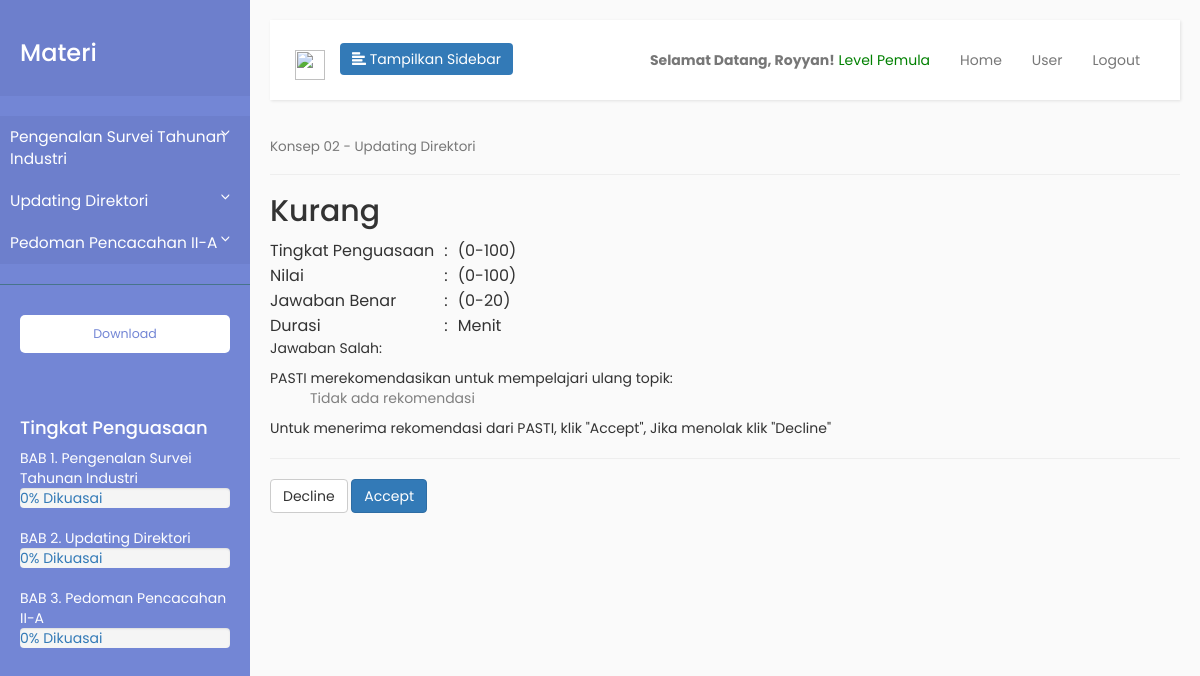
The app's page /hasil_tes.php?_id=19 (signed in), older data.
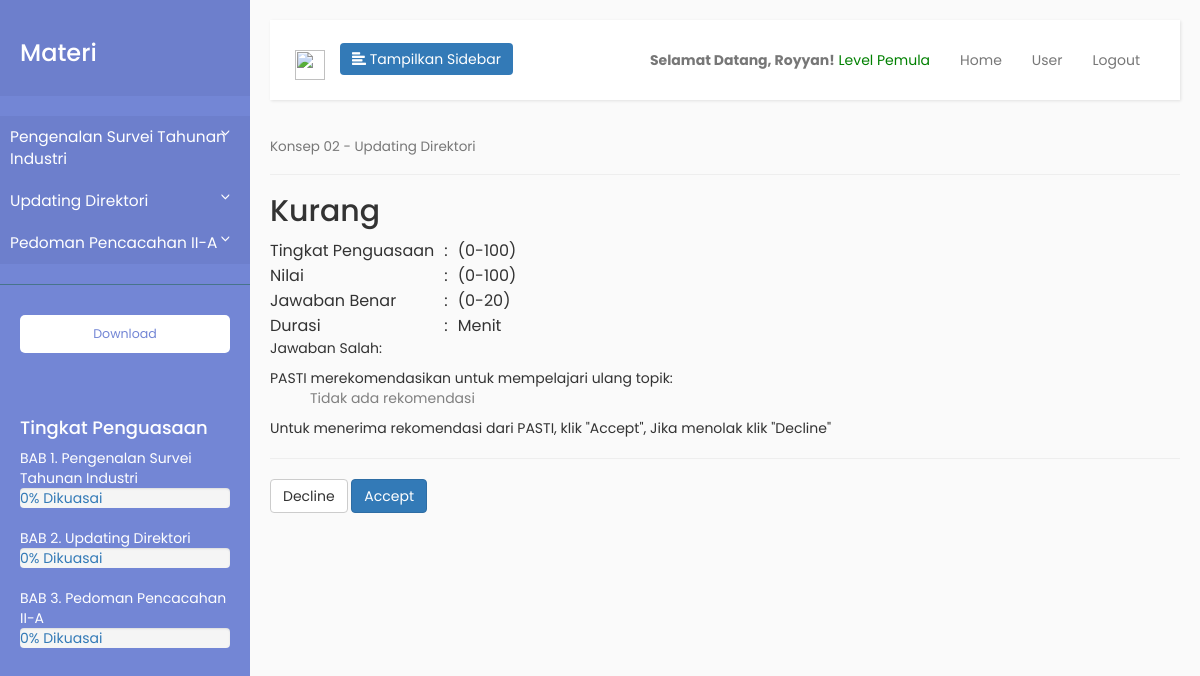
The same page, newer data.
### tables this page shows
CREATE TABLE `users` (
  `id` int(11) NOT NULL,
  `nip` varchar(5) NOT NULL,
  `nama` varchar(256) NOT NULL,
  `password` varchar(256) NOT NULL,
  `tanggal_lahir` date NOT NULL,
  `pendidikan` varchar(256) NOT NULL,
  `tahun_masuk` year(4) NOT NULL,
  `email` varchar(256) NOT NULL,
  `pengalaman_survei` varchar(256) NOT NULL,
  `pengalaman_SIBS` varchar(256) NOT NULL,
  `level_kemampuan` varchar(256) NOT NULL,
  `konsep_terakhir` varchar(256) NOT NULL,
  `topik_terakhir` varchar(256) NOT NULL,
  `jenis_kelamin` varchar(1) NOT NULL,
  `umur` int(11) NOT NULL,
  `masa_kerja` int(11) NOT NULL
);

### hasil_tes.php (the view, shortened to what the changed rows need)
<?php
    require('blog_connect.php');
    $id_siswa = $_SESSION['nip'];
    $id_konseptes = $_GET['_id'];
    $query = "SELECT level_kemampuan FROM users WHERE nip = $id_siswa";
    $result = $con->query($query);
    $query = "SELECT id_siswa, id_tes, bobot_tes, durasi, jawaban_benar, nilai, tingkat_penguasaan, jumlah_tes FROM konseptes WHERE id_siswa = $id_siswa AND id = $id_konseptes";
    $result = $con->query($query);
    $row = $result->fetch(PDO::FETCH_NUM);
    $tingkat_penguasaan = $row[6];
?>
<html !DOCTYPE>
    <?php require('head.php'); ?>
    <body>
    <div class="wrapper">
        <?php
            include('sidebar.php');
        ?>
        <div id="content" class="container">
            <h2><?php
                If ($tingkat_penguasaan < 50) {
                    $Deskripsi = "Kurang";
                } Else If ($tingkat_penguasaan == 50) {
                    $Deskripsi = "Cukup";
                } Else If ($tingkat_penguasaan > 50) {
                    $Deskripsi = "Baik";
                }
                echo $Deskripsi;
            ?></h2>
        </div>
    </div>
    </body>
</html>

### sidebar.php (shortened to what the changed rows need)
<?php
    $id_siswa = $_SESSION['nip'];
?>
<nav id="sidebar">
    <?php
    $tingkat_penguasaan_array = [0,0,0];
    $query = "SELECT id_tes, tingkat_penguasaan FROM konseptes WHERE id_siswa = $id_siswa";
    $result = $con->query($query);
    while ($row = $result->fetch(PDO::FETCH_NUM)) {
        $tingkat_penguasaan_array[$row[0] - 1] = $row[1];
    }
    ?>
    <div id="tingkat_penguasaan">
        <div class="progress">
            <span style="color:#337ab7;"><?php echo ($tingkat_penguasaan_array[0] <= 50 ? $tingkat_penguasaan_array[0] . "% Dikuasai" : "") ?></span>
        </div>
        <div class="progress">
            <span style="color:#337ab7;"><?php echo ($tingkat_penguasaan_array[1] <= 50 ? $tingkat_penguasaan_array[1] . "% Dikuasai" : "") ?></span>
        </div>
        <div class="progress">
            <span style="color:#337ab7;"><?php echo ($tingkat_penguasaan_array[2] <= 50 ? $tingkat_penguasaan_array[2] . "% Dikuasai" : "") ?></span>
        </div>
    </div>
</nav>

Row changes from the older to the newer data that the page shows:
no longer on this page (row edited): users: level_kemampuan "0"
Text that changed along with them:
$tingkat_penguasaan_array[0]: (not shown) → "0"
$tingkat_penguasaan_array[1]: (not shown) → "0"
$tingkat_penguasaan_array[2]: (not shown) → "0"
